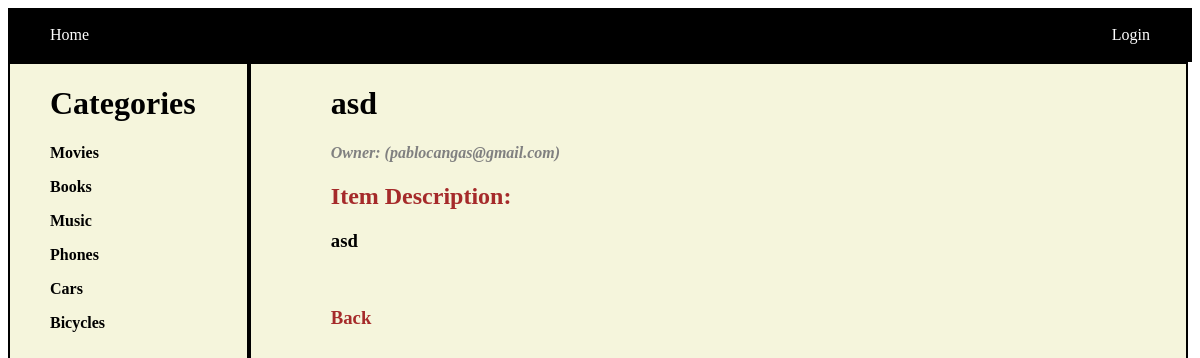
Page /catalog/Bicycles/items/asd on the committed database.
### catalog_db_setup.py (models this page shows, shortened)
class Category(Base):
	__tablename__ = "categories"
	id = Column(Integer, primary_key = True)
	name = Column(String(120), nullable = False)
	description = Column(String(400) )
	user_id = Column(Integer, ForeignKey("users.id"))
	user = relationship(User, backref = "users")

class Item(Base):
	__tablename__ = "items"
	id = Column(Integer, primary_key = True)
	name = Column(String(120), nullable = False)
	description = Column(String(400) )
	category_id = Column(Integer, ForeignKey("categories.id"))
	category = relationship(Category, backref="categories")
	user_id = Column(Integer, ForeignKey("users.id"))
	user = relationship(User, backref="user")

class User(Base):
	__tablename__ = "users"
	id = Column(Integer, primary_key = True)
	name = Column(String(120), nullable = False)
	email = Column(String(40), nullable = False)
	picture = Column(String)

### project.py (the view)
@app.route("/catalog/<category_name>/items/<item_name>")
def item(category_name, item_name):
	categories = session.query(Category).all()
	item = get_item_with_name(item_name)
	category = item.category
	return render_template("item.html", categories = categories, category = category, \
												 item = item)

### project.py (called while the page is built)
def get_item_with_name(item_name):
	item = session.query(Item).filter(Item.name == item_name).first()
	return item

### templates/item.html (shortened to what this page needs)
{% include("navbar.html") %}
{% include("side_menu.html") %}
<div class=" beige black_border right_container left">
	<div class="mrg_left_80">
		<h1 class=""><b> {{item.name}}</b></h1>
		<h4 class="grey"><i>Owner: ({{item.user.email}})</i></h4>
			<h2 class="brown">
				Item Description:
			</h2>
			<div>
				<h3 class="txt_justify">{{item.description}}</h3>
			</div>
			<br>
			<h3><span class="brown"><a href="/catalog/{{item.category.name}}" class="no_link">Back</a></span></h3>
	</div>
</div>

### templates/side_menu.html (shortened to what this page needs)
<div class="left side_menu txt_left black_border beige " >
	<h1 class="mrg_left_40">
		<span class=""><a href="/" class="no_link">Categories</a>
	 </h1>
	<ul class="txt_left ">
		{% for c in categories %}
		<p><strong><a href="/catalog/{{c.name}}" class="no_link">{{c.name}}</a></strong></p>
		{% endfor %}
	</ul>
	<br><br>
</div>

### static/catalog.css (style rules this page uses)
.left { float:left; }
.side_menu { width:20%; height:100%; }
.txt_left { text-align: left; }
.black_border { border: 2px black solid; }
.mrg_left_40 { margin-left: 40px; }
.mrg_left_80 { margin-left: 80px; }
.beige { background-color: beige; }
.brown { color:brown; }
.grey { color: grey; }
.right_container { background-color: beige; height:100%; width:79%; }
.no_link { text-decoration: none; color: inherit; }
.txt_justify { text-align: justify; margin-right: 120px; }

### rows in the picture
Category: name "Movies"
Category: name "Books"
Category: name "Music"
Category: name "Phones"
Category: name "Cars"
Category: name "Bicycles"
Item: name "asd", description "asd"
User: user.email "pablocangas@gmail.com"
